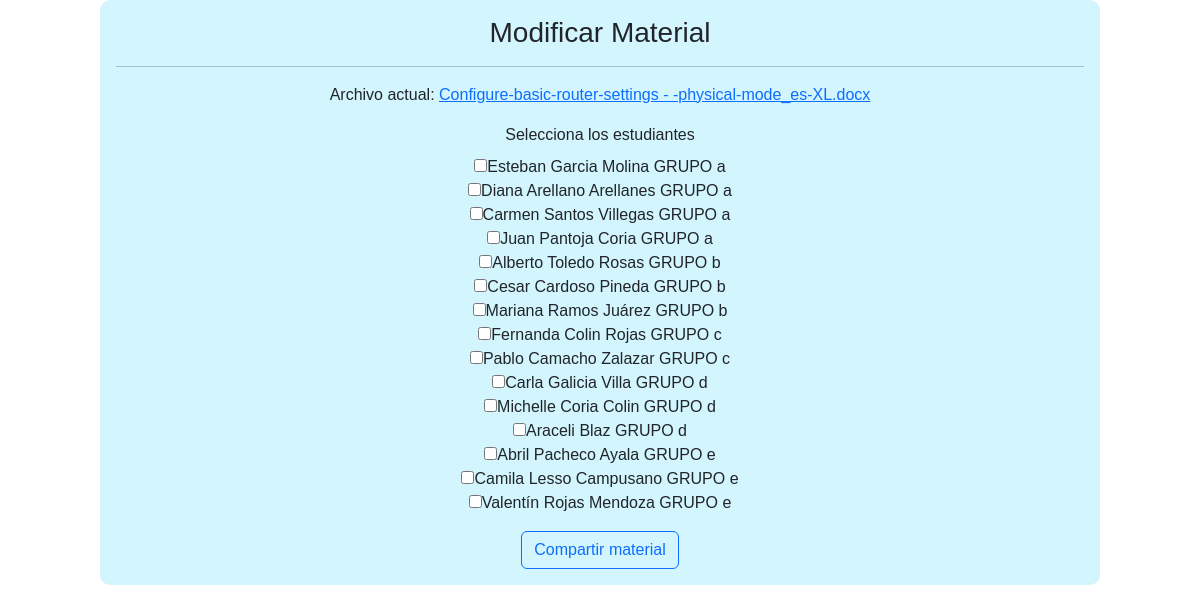
The app's page /compartirMaterial.php?id=1 (signed in) with its own data.
### tables this page shows
CREATE TABLE `material_didactico` (
  `idMaterial` int(11) NOT NULL,
  `tipo` varchar(15) NOT NULL,
  `titulo` varchar(120) NOT NULL,
  `descripción` varchar(100) NOT NULL,
  `fechaPublicacion` timestamp NOT NULL DEFAULT current_timestamp(),
  `materia_asosiada` varchar(45) NOT NULL,
  `categoria` varchar(45) NOT NULL
);

CREATE TABLE `estudiante` (
  `idEstudiante` int(11) NOT NULL,
  `nombre` varchar(45) NOT NULL,
  `apellidoPaterno` varchar(45) NOT NULL,
  `apellidoMaterno` varchar(45) DEFAULT NULL,
  `fechaNaci` date NOT NULL,
  `genero` varchar(5) NOT NULL,
  `correo` varchar(45) NOT NULL,
  `contraseña` varchar(100) NOT NULL,
  `grupo` varchar(1) NOT NULL
);

### compartirMaterial.php (the view, shortened to what this page needs)
<?php
   include "modelo/conexion.php";
   $id = $_GET["id"];
   $sql = $conexion->query("SELECT * FROM material_didactico WHERE idMaterial = $id");
   $datos = $sql->fetch_object();
   $nombre_archivo = $datos->titulo;
   $estilo=$datos->categoria;
   $ruta_archivo = 'material/' . $nombre_archivo;
   $tipo_archivo = $datos->tipo;
   ?>
<!DOCTYPE html>
<html lang="en">
   <head>
      <link href='css/formulario.css' rel='stylesheet' type='text/css'>
      <link href="https://cdn.jsdelivr.net/npm/bootstrap@5.2.2/dist/css/bootstrap.min.css" rel="stylesheet">
   </head>
   <body>
      <form class="col-10 p-3 m-auto formulario" method="POST" enctype="multipart/form-data" >
         <h3>Modificar Material</h3>
         <hr color="#000000">
         <?php include "controlador/compartirMat.php"; ?>
         <?php if (($tipo_archivo === 'pdf')||($tipo_archivo === 'doc')||($tipo_archivo === 'pptx')){?>
         <div class="mb-3">
            Archivo actual: <a href="<?= $ruta_archivo ?>" download><?= $nombre_archivo ?></a>
         </div>
         <?php
            }?>
         <div class="mb-3">
            <label class="form-label">Selecciona los estudiantes</label>
            <?php
               $sqlEstudiantes = $conexion->query("SELECT e.* FROM estudiante e INNER JOIN tabla_categorias tc ON e.idEstudiante = tc.idUsuario WHERE tc.categoria = '$estilo'");
               while($fila = $sqlEstudiantes->fetch_array()) {
                   echo "<div>";
                   echo "<input type='checkbox' id='estudiante_" . $fila['idEstudiante'] . "' name='idE[]' value='" . $fila['idEstudiante'] . "'>";
                   echo "<label for='estudiante_" . $fila['idEstudiante'] . "'>" . $fila['nombre'] . " " . $fila['apellidoPaterno'] . " " . $fila['apellidoMaterno'] . " GRUPO " . $fila['grupo'] . "</label>";
                   echo "</div>";
               }
               ?>
         </div>
         <button type="submit" class="btn btn-outline-primary" name="btnregistrar" value="ok">Compartir material</button>
      </form>
   </body>
</html>

### css/formulario.css (style rules this page uses)
* { transition: .4s; box-sizing: border-box; font-family: 'arial'; }
body { background: rgba(255, 255, 255, 0.8); }
.formulario { width: 60%; margin: auto; text-align: center; background: #4dd7fa3f; padding-top: 30px; border-radius: 10px; }

### records on screen
material_didactico: titulo "Configure-basic-router-settings - -physical-mode_es-XL.docx"
estudiante: nombre "Esteban", apellidoPaterno "Garcia", apellidoMaterno "Molina", grupo "a"
estudiante: nombre "Diana", apellidoPaterno "Arellano", apellidoMaterno "Arellanes", grupo "a"
estudiante: nombre "Carmen", apellidoPaterno "Santos", apellidoMaterno "Villegas", grupo "a"
estudiante: nombre "Juan", apellidoPaterno "Pantoja", apellidoMaterno "Coria", grupo "a"
estudiante: nombre "Alberto", apellidoPaterno "Toledo", apellidoMaterno "Rosas", grupo "b"
estudiante: nombre "Cesar", apellidoPaterno "Cardoso", apellidoMaterno "Pineda", grupo "b"
estudiante: nombre "Mariana", apellidoPaterno "Ramos", apellidoMaterno "Juárez", grupo "b"
estudiante: nombre "Fernanda", apellidoPaterno "Colin", apellidoMaterno "Rojas", grupo "c"
estudiante: nombre "Pablo", apellidoPaterno "Camacho", apellidoMaterno "Zalazar", grupo "c"
estudiante: nombre "Carla", apellidoPaterno "Galicia", apellidoMaterno "Villa", grupo "d"
estudiante: nombre "Michelle", apellidoPaterno "Coria", apellidoMaterno "Colin", grupo "d"
estudiante: nombre "Araceli", apellidoPaterno "Blaz", grupo "d"
estudiante: nombre "Abril", apellidoPaterno "Pacheco", apellidoMaterno "Ayala", grupo "e"
estudiante: nombre "Camila", apellidoPaterno "Lesso", apellidoMaterno "Campusano", grupo "e"
estudiante: nombre "Valentín", apellidoPaterno "Rojas", apellidoMaterno "Mendoza", grupo "e"
